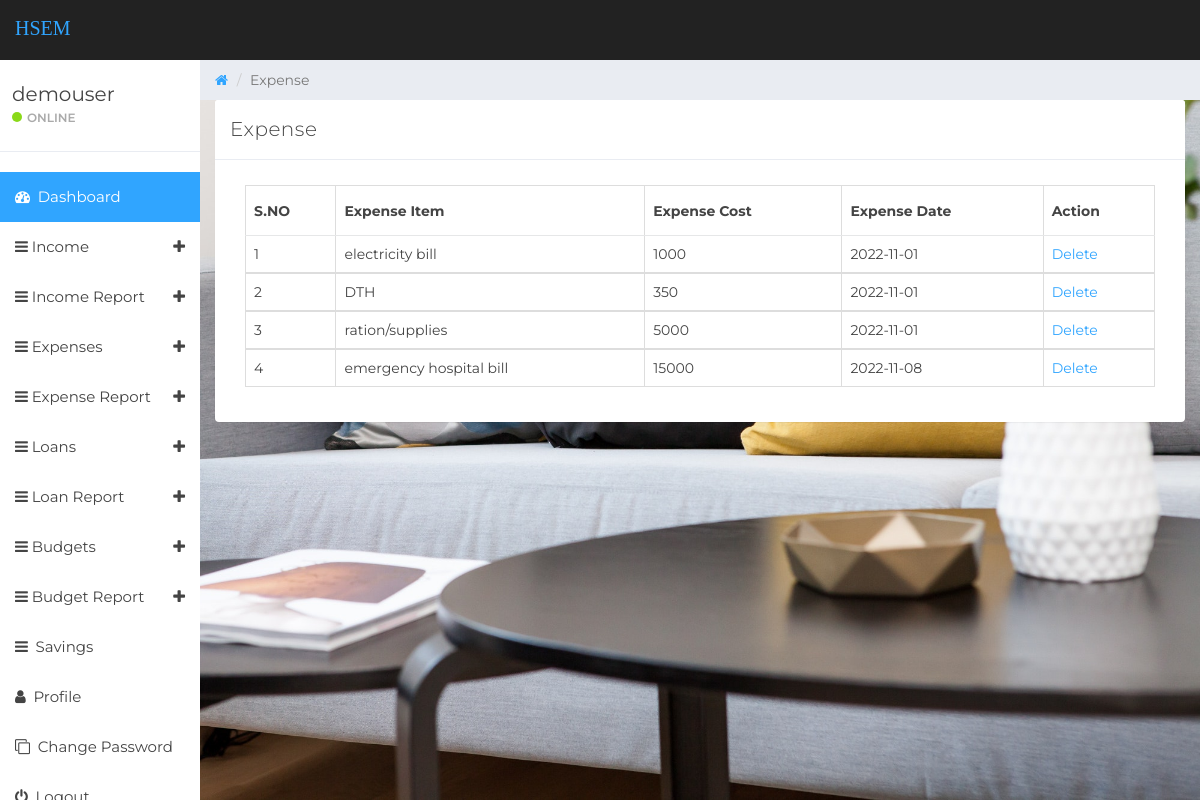
Page /manage-expense.php (signed in) on the committed database.
### tables this page shows
CREATE TABLE IF NOT EXISTS `tbluser` (
  `ID` int(10) NOT NULL AUTO_INCREMENT,
  `FullName` varchar(150) DEFAULT NULL,
  `Email` varchar(200) DEFAULT NULL,
  `MobileNumber` bigint(10) DEFAULT NULL,
  `Password` varchar(200) DEFAULT NULL,
  `RegDate` timestamp NOT NULL DEFAULT CURRENT_TIMESTAMP,
  PRIMARY KEY (`ID`)
);

CREATE TABLE IF NOT EXISTS `tblexpense` (
  `ID` int(10) NOT NULL AUTO_INCREMENT,
  `UserId` int(10) NOT NULL,
  `ExpenseDate` date DEFAULT NULL,
  `ExpenseItem` varchar(200) DEFAULT NULL,
  `ExpenseCost` varchar(200) DEFAULT NULL,
  `NoteDate` timestamp NULL DEFAULT CURRENT_TIMESTAMP,
  PRIMARY KEY (`ID`)
);

### manage-expense.php (the view, shortened to what this page needs)
  <?php
if (strlen($_SESSION['detsuid']==0)) {
  header('location:logout.php');
  } else{
?>
<!DOCTYPE html>
<html>
<head>
	<link href="css/bootstrap.min.css" rel="stylesheet">
	<link href="css/font-awesome.min.css" rel="stylesheet">
	<link href="css/datepicker3.css" rel="stylesheet">
	<link href="css/styles.css" rel="stylesheet">
</head>
<body>
	<?php include_once('includes/header.php');?>
	<?php include_once('includes/sidebar.php');?>
	<div class="col-sm-9 col-sm-offset-3 col-lg-10 col-lg-offset-2 main">
		<div class="row">
			<ol class="breadcrumb">
				<li><a href="#">
					<em class="fa fa-home"></em>
				</a></li>
				<li class="active">Expense</li>
			</ol>
		</div>
		<div class="row">
			<div class="col-lg-12">
				<div class="panel panel-default">
					<div class="panel-heading">Expense</div>
					<div class="panel-body">
						<div class="col-md-12">
							<div class="table-responsive">
            <table class="table table-bordered mg-b-0">
              <thead>
                <tr>
                  <th>S.NO</th>
                  <th>Expense Item</th>
                  <th>Expense Cost</th>
                  <th>Expense Date</th>
                  <th>Action</th>
                </tr>
              </thead>
              <?php
              $userid=$_SESSION['detsuid'];
$ret=mysqli_query($con,"select * from tblexpense where UserId='$userid'");
$cnt=1;
while ($row=mysqli_fetch_array($ret)) {
?>
              <tbody>
                <tr>
                  <td><?php echo $cnt;?></td>
                  <td><?php  echo $row['ExpenseItem'];?></td>
                  <td><?php  echo $row['ExpenseCost'];?></td>
                  <td><?php  echo $row['ExpenseDate'];?></td>
                  <td><a href="manage-expense.php?delid=<?php echo $row['ID'];?>">Delete</a>
                </tr>
                <?php
$cnt=$cnt+1;
}?>
              </tbody>
            </table>
          </div>
						</div>
					</div>
				</div>
			</div>
			<?php include_once('includes/footer.php');?>
		</div>
	</div>
</body>
</html>
<?php }  ?>

### includes/sidebar.php (shortened to what this page needs)
<?php
include('includes/dbconnection.php');
?>
<div id="sidebar-collapse" class="col-sm-3 col-lg-2 sidebar">
        <div class="profile-sidebar">
            <div class="profile-usertitle">
                <?php
$uid=$_SESSION['detsuid'];
$ret=mysqli_query($con,"select FullName from tbluser where ID='$uid'");
$row=mysqli_fetch_array($ret);
$name=$row['FullName'];
?>
                <div class="profile-usertitle-name"><?php echo $name; ?></div>
                <div class="profile-usertitle-status"><span class="indicator label-success"></span>Online</div>
            </div>
        </div>
        <ul class="nav menu">
            <li class="active"><a href="dashboard.php"><em class="fa fa-dashboard">&nbsp;</em> Dashboard</a></li>
             <li class="parent "><a data-toggle="collapse" href="#sub-item-3">
                <em class="fa fa-navicon">&nbsp;</em>Income <span data-toggle="collapse" href="#sub-item-1" class="icon pull-right"><em class="fa fa-plus"></em></span>
                </a>
            </li>
  <li class="parent "><a data-toggle="collapse" href="#sub-item-4">
                <em class="fa fa-navicon">&nbsp;</em>Income Report <span data-toggle="collapse" href="#sub-item-1" class="icon pull-right"><em class="fa fa-plus"></em></span>
                </a>
            </li>
            <li class="parent "><a data-toggle="collapse" href="#sub-item-1">
                <em class="fa fa-navicon">&nbsp;</em>Expenses <span data-toggle="collapse" href="#sub-item-1" class="icon pull-right"><em class="fa fa-plus"></em></span>
                </a>
            </li>
  <li class="parent "><a data-toggle="collapse" href="#sub-item-2">
                <em class="fa fa-navicon">&nbsp;</em>Expense Report <span data-toggle="collapse" href="#sub-item-1" class="icon pull-right"><em class="fa fa-plus"></em></span>
                </a>
            </li>
			<li class="parent "><a data-toggle="collapse" href="#sub-item-7">
                <em class="fa fa-navicon">&nbsp;</em>Loans <span data-toggle="collapse" href="#sub-item-1" class="icon pull-right"><em class="fa fa-plus"></em></span>
                </a>
            </li>
  <li class="parent "><a data-toggle="collapse" href="#sub-item-8">
                <em class="fa fa-navicon">&nbsp;</em>Loan Report <span data-toggle="collapse" href="#sub-item-1" class="icon pull-right"><em class="fa fa-plus"></em></span>
                </a>
            </li>
			<li class="parent "><a data-toggle="collapse" href="#sub-item-5">
                <em class="fa fa-navicon">&nbsp;</em>Budgets <span data-toggle="collapse" href="#sub-item-1" class="icon pull-right"><em class="fa fa-plus"></em></span>
                </a>
            </li>
  <li class="parent "><a data-toggle="collapse" href="#sub-item-6">
                <em class="fa fa-navicon">&nbsp;</em>Budget Report <span data-toggle="collapse" href="#sub-item-1" class="icon pull-right"><em class="fa fa-plus"></em></span>
                </a>
            </li>
	 <li><a href="savings.php"><em class="fa fa-navicon">&nbsp;</em> Savings</a></li>
            <li><a href="user-profile.php"><em class="fa fa-user">&nbsp;</em> Profile</a></li>
             <li><a href="change-password.php"><em class="fa fa-clone">&nbsp;</em> Change Password</a></li>
<li><a href="logout.php"><em class="fa fa-power-off">&nbsp;</em> Logout</a></li>
        </ul>
    </div>

### css/styles.css (style rules this page uses)
body { background: #f1f4f7; padding-top: 60px; font-size: 14px; color: #444444; font-family: "Montserrat", "Helvetica Neue", Helvetica, Arial, sans-serif; }
a, a:hover, a:focus { color: #30a5ff; }
.label-success { background-color: #8ad919; }
.panel { border: 0; }
.panel-heading { font-size: 20px; font-weight: 300; letter-spacing: 0.025em; height: 60px; line-height: 38px; }
.panel-default .panel-heading { background: #fff; border-bottom: 1px solid #e9ecf2; color: #444444; }
.sidebar { display: block; padding: 0; display: none; box-shadow: none; background: #fff; }
.sidebar ul { margin: 20px 0px; }
@media (min-width: 768px) { .sidebar { display: block; position: fixed; top: 60px; bottom: 0; left: 0; z-index: 1000; display: block; margin: 0; padding: 0; overflow-x: hidden; overflow-y: auto; } }
.sidebar ul.nav .active a, .sidebar ul.nav li.parent a.active, .sidebar ul.nav .active > a:hover, .sidebar ul.nav li.parent a.active:hover, .sidebar ul.nav .active > a:focus, .sidebar ul.nav li.parent a.active:focus { color: #fff; background-color: #30a5ff; }
.sidebar ul.nav li a { height: 50px; font-size: 15px; line-height: 2em; color: #444444; }
.profile-sidebar { padding: 10px 0; border-bottom: 1px solid #e9ecf2; }
.indicator { width: 10px; height: 10px; display: inline-block; border-radius: 9999px; margin-right: 5px; }
.profile-usertitle { float: left; text-align: left; margin: 10px 0 0 12px; }
.profile-usertitle-name { font-size: 20px; margin-bottom: 0px; }
.profile-usertitle-status { text-transform: uppercase; color: #AAA; font-size: 12px; font-weight: 600; margin-bottom: 15px; }
.breadcrumb { border-radius: 0; padding: 10px 15px 10px 15px; background: #e9ecf2; margin: 0; }
.table { background: #fff; }
.table > thead > tr > th { border-bottom: 1px solid #e6e7e8; vertical-align: middle; height: 50px; }

### manage-expense.php (style rules this page uses)
body { background-image: url('includes/dash2.jpg'); background-repeat: no-repeat; background-attachment: fixed; background-size: cover; }

### rows in the picture
tbluser: FullName "demouser"
tblexpense: ExpenseItem "electricity bill", ExpenseCost "1000", ExpenseDate "2022-11-01"
tblexpense: ExpenseItem "DTH", ExpenseCost "350", ExpenseDate "2022-11-01"
tblexpense: ExpenseItem "ration/supplies", ExpenseCost "5000", ExpenseDate "2022-11-01"
tblexpense: ExpenseItem "emergency hospital bill", ExpenseCost "15000", ExpenseDate "2022-11-08"
